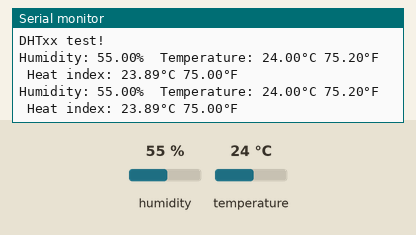
Recording of a sketch running on a simulated Arduino Uno, built with avr-gcc and run on an emulated ATmega328P. Parts: the last lines printed to the serial monitor. Inputs (shaded band) come from the test bench; at power-on: humidity 55 %, temperature 24 °C.

Above: at 4.8 s.
4.9 s: humidity set to 22 %
At 7.1 s:
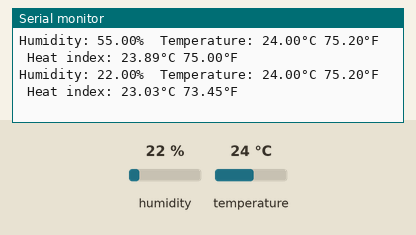
7.9 s: temperature set to 12 °C
At 9.5 s:
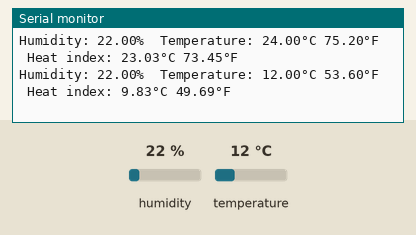
10.9 s: humidity set to 40 %
At 12.8 s:
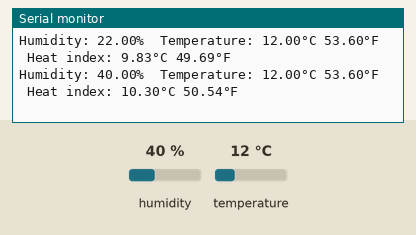
Timing chart, 0 to 14.3 s (numbered marks = the images above; inputs shaded):
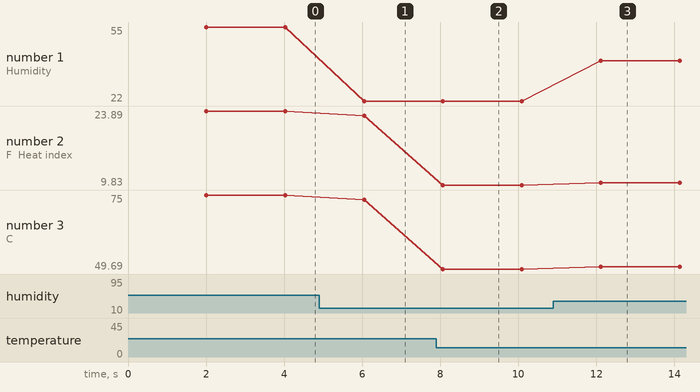

The sketch:

OLED.ino
```cpp
// Example sketch for testing OLED display

// We need to include Wire.h for I2C communication
#include <Wire.h>
//#include "OLED.h"
#include "DHT.h"

#define DHTPIN 2
//#define DHTTYPE DHT22   // DHT 22  (AM2302), AM2321
#define DHTTYPE DHT21   // DHT 21 (AM2301)

// Declare OLED display
// display(SDA, SCL);
// SDA and SCL are the GPIO pins of ESP8266 that are connected to respective pins of display.
//OLED display(2, 14);
DHT dht(DHTPIN, DHTTYPE);

void setup() {
  Serial.begin(9600);
  Serial.println(F("DHTxx test!"));

  dht.begin();
//  display.begin();
//  display.clear();
//  display.print("DHT TEST!", 0, 4);
}

void loop() {
  delay(2000);

  // 读取温度或湿度大约需要250毫秒！
  // 传感器读数也可能长达2秒“旧”（传感器速度非常慢）
  float h = dht.readHumidity();
  // 将温度读取为摄氏温度（默认值）
  float t = dht.readTemperature();
  // 将温度读取为华氏度（isFahrenheit = true）
  float f = dht.readTemperature(true);

  // 检查是否有任何读取失败并提早退出（重试）。
  if (isnan(h) || isnan(t) || isnan(f)) {
    Serial.println(F("无法从DHT传感器读取！"));
    return;
  }

  // 计算华氏热量指数（默认值）
  float hif = dht.computeHeatIndex(f, h);
  // 计算摄氏温度指数（isFahreheit = false）
  float hic = dht.computeHeatIndex(t, h, false);

  Serial.print(F("Humidity: "));
  Serial.print(h);
  Serial.print(F("%  Temperature: "));
  Serial.print(t);
  Serial.print(F("°C "));
  Serial.print(f);
  Serial.print(F("°F  Heat index: "));
  Serial.print(hic);
  Serial.print(F("°C "));
  Serial.print(hif);
  Serial.println(F("°F"));

//  display.print("湿度: " + h + "%", 3);
//  display.print("温度: " + t + "°C " + f + "°F", 4);
//  display.print("热度指数: " + hic + "°C " + hif + "°F", 5);
}
```

Measured:
- after the input at 4.9 s, the serial monitor: prints a new line after 1.2 s (image 1)
- after the input at 7.9 s, the serial monitor: prints a new line after 0.17 s (image 2)
- after the input at 10.9 s, the serial monitor: prints a new line after 1.2 s (image 3)
- plotted number 1: 55 → 22 after the input at 4.9 s, 22 → 40 after the input at 10.9 s
- plotted number 2: 23.89 → 23.03 after the input at 4.9 s, 23.03 → 9.83 after the input at 7.9 s, 9.83 → 10.3 after the input at 10.9 s
- plotted number 3: 75 → 73.45 after the input at 4.9 s, 73.45 → 49.69 after the input at 7.9 s, 49.69 → 50.54 after the input at 10.9 s
